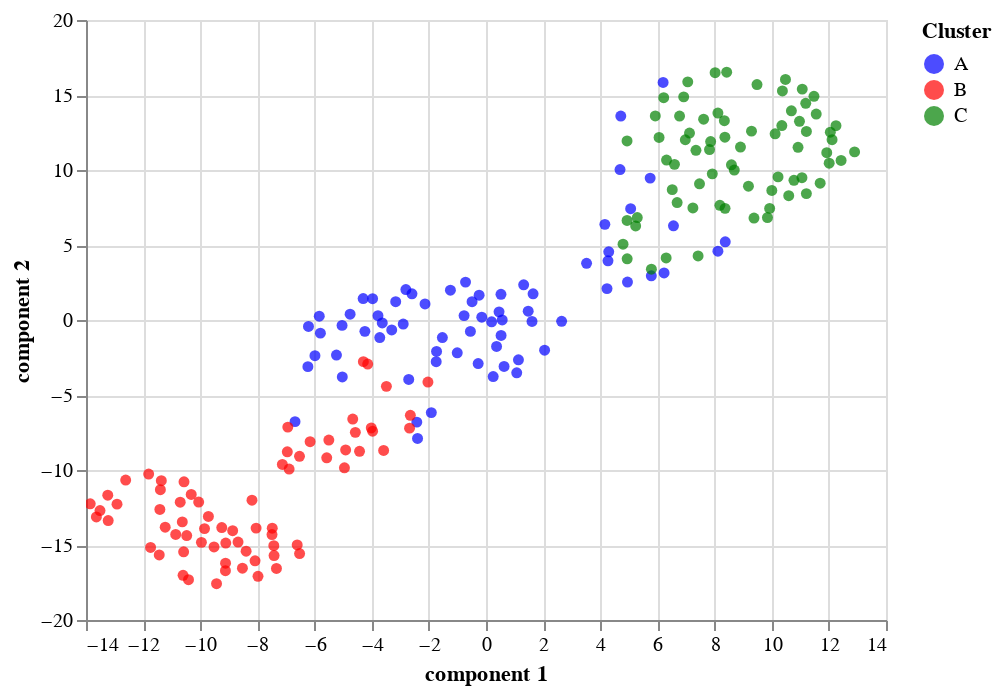

Notebook source saved alongside this figure:
### Code cell
# t-SNE on seeds dataset

df = pd.read_csv("seeds_dataset.csv") 
df
initial_list = df.to_numpy()

selected_columns = df[['A','B','C','D','E','F','G']]

new_df = selected_columns.copy()

list = new_df.to_numpy()

list_embedded = TSNE(n_components=2, learning_rate='auto',
                   init='random').fit_transform(list)

a= pd.DataFrame(data = list_embedded
             , columns = ['component 1', 'component 2'])
 
embedded_df = a.reset_index().merge(df.reset_index(), left_index=True, right_index=True, how='left')

Label_for_color = ['A','B','C']
color_for_label = ['blue', 'red','green']

alt.Chart(embedded_df).mark_point(filled=True).encode(
           x = 'component 1',
           y = 'component 2',
           color=alt.Color('Cluster', scale=alt.
                    Scale(domain=Label_for_color, range=color_for_label)),
           tooltip = [
               alt.Tooltip('Cluster')
              ]).interactive()

### Figure 1 — Vega-Lite specification as saved in the notebook (floating-point values rounded to 4 significant figures; data arrays with more than 128 entries replaced by an {"elided": "..."} marker saying what was removed)
{"config": {"view": {"continuousWidth": 400, "continuousHeight": 300}}, "data": {"name": "data-8273b78215b19eb478f3bdb6414cfd12"}, "mark": {"type": "point", "filled": true}, "encoding": {"color": {"field": "Cluster", "scale": {"domain": ["A", "B", "C"], "range": ["blue", "red", "green"]}, "type": "nominal"}, "tooltip": [{"field": "Cluster", "type": "nominal"}], "x": {"field": "component 1", "type": "quantitative"}, "y": {"field": "component 2", "type": "quantitative"}}, "selection": {"selector003": {"type": "interval", "bind": "scales", "encodings": ["x", "y"]}}, "$schema": "https://vega.github.io/schema/vega-lite/v4.17.0.json", "datasets": {"data-8273b78215b19eb478f3bdb6414cfd12": {"elided": "210 records"}}}
